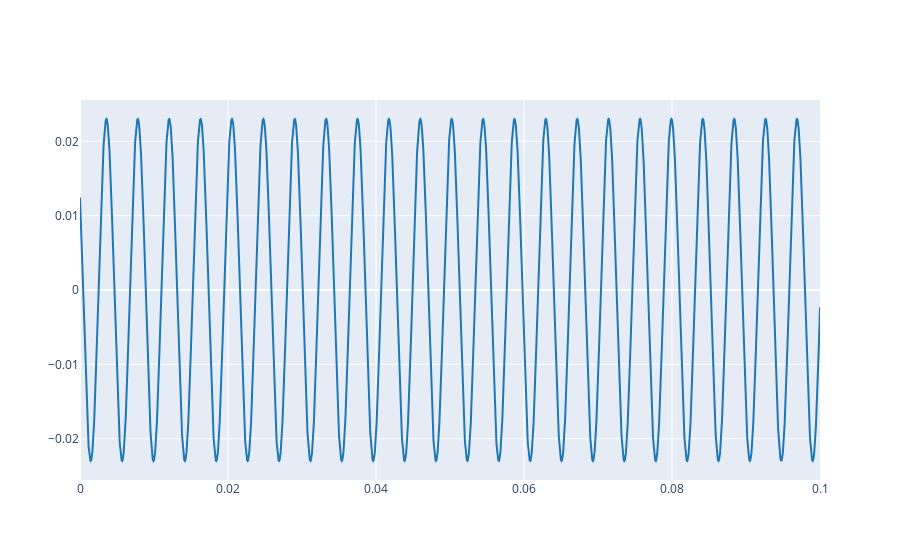

Write notebook code for a chart like this one.
### Markdown cell above
2.1. Define a complex exponential with the same parameters that those from Lab 1 (Ex 3.1) and plot the real part.

### Code cell
# Write the code here
A = 0.023
f0 = 235.8
fs = 44100
deltha_t = 0.00431
phi = 2*np.pi*f0*deltha_t % (2*np.pi) + np.pi/3.5
t = np.arange(0, .1, 1.0/fs)
x = A * np.exp(1j*(2*f0*np.pi*t + phi))

plot_signals([np.real(x)], fs, name=['real part'])

### Figure 1 — Plotly figure (JSON) as saved in the notebook; plotly's stock layout.template omitted (floating-point values rounded to 4 significant figures; data arrays with more than 128 entries replaced by an {"elided": "..."} marker saying what was removed)
{"data": [{"line": {"color": "#1f77b4", "shape": "linear"}, "mode": "lines", "name": "real part", "type": "scatter", "x": {"elided": "4410 float values"}, "y": {"elided": "4410 float values"}}], "layout": {}}
